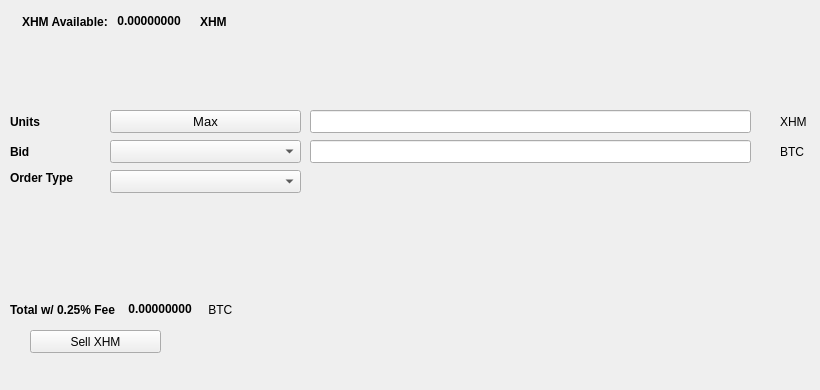
   <widget class="QWidget" name="SellTab">
    <attribute name="title">
     <string>Sell</string>
    </attribute>
    <widget class="QLabel" name="label_16">
     <property name="geometry">
      <rect>
       <x>780</x>
       <y>140</y>
       <width>31</width>
       <height>23</height>
      </rect>
     </property>
     <property name="text">
      <string>BTC</string>
     </property>
    </widget>
    <widget class="QComboBox" name="SellBidcomboBox">
     <property name="geometry">
      <rect>
       <x>110</x>
       <y>140</y>
       <width>191</width>
       <height>23</height>
      </rect>
     </property>
     <property name="font">
      <font>
       <pointsize>10</pointsize>
      </font>
     </property>
    </widget>
    <widget class="QLabel" name="label_18">
     <property name="geometry">
      <rect>
       <x>10</x>
       <y>110</y>
       <width>46</width>
       <height>23</height>
      </rect>
     </property>
     <property name="font">
      <font>
       <weight>75</weight>
       <bold>true</bold>
      </font>
     </property>
     <property name="text">
      <string>Units</string>
     </property>
    </widget>
    <widget class="QPushButton" name="Sell_Max_Amount">
     <property name="geometry">
      <rect>
       <x>110</x>
       <y>110</y>
       <width>191</width>
       <height>23</height>
      </rect>
     </property>
     <property name="font">
      <font>
       <pointsize>10</pointsize>
      </font>
     </property>
     <property name="text">
      <string>Max</string>
     </property>
    </widget>
    <widget class="QLabel" name="label_20">
     <property name="geometry">
      <rect>
       <x>10</x>
       <y>170</y>
       <width>91</width>
       <height>16</height>
      </rect>
     </property>
     <property name="font">
      <font>
       <weight>75</weight>
       <bold>true</bold>
      </font>
     </property>
     <property name="text">
      <string>Order Type</string>
     </property>
    </widget>
    <widget class="QComboBox" name="SellOrdertypeCombo">
     <property name="geometry">
      <rect>
       <x>110</x>
       <y>170</y>
       <width>191</width>
       <height>23</height>
      </rect>
     </property>
     <property name="font">
      <font>
       <pointsize>10</pointsize>
      </font>
     </property>
    </widget>
    <widget class="QLabel" name="label_21">
     <property name="geometry">
      <rect>
       <x>10</x>
       <y>140</y>
       <width>46</width>
       <height>23</height>
      </rect>
     </property>
     <property name="font">
      <font>
       <weight>75</weight>
       <bold>true</bold>
      </font>
     </property>
     <property name="text">
      <string>Bid</string>
     </property>
    </widget>
    <widget class="QLabel" name="label_22">
     <property name="geometry">
      <rect>
       <x>780</x>
       <y>110</y>
       <width>31</width>
       <height>23</height>
      </rect>
     </property>
     <property name="text">
      <string>XHM</string>
     </property>
    </widget>
    <widget class="QLineEdit" name="UnitsInputXHM">
     <property name="geometry">
      <rect>
       <x>310</x>
       <y>110</y>
       <width>441</width>
       <height>23</height>
      </rect>
     </property>
     <property name="font">
      <font>
       <pointsize>9</pointsize>
       <weight>75</weight>
       <bold>true</bold>
      </font>
     </property>
    </widget>
    <widget class="QLineEdit" name="SellBidPriceEdit">
     <property name="geometry">
      <rect>
       <x>310</x>
       <y>140</y>
       <width>441</width>
       <height>23</height>
      </rect>
     </property>
     <property name="font">
      <font>
       <pointsize>9</pointsize>
       <weight>75</weight>
       <bold>true</bold>
      </font>
     </property>
    </widget>
    <widget class="QPushButton" name="SellXHMBTN">
     <property name="geometry">
      <rect>
       <x>30</x>
       <y>330</y>
       <width>131</width>
       <height>23</height>
      </rect>
     </property>
     <property name="text">
      <string>Sell XHM</string>
     </property>
     <property name="icon">
      <iconset resource="../xhimera">
       <normaloff>:/icons/bitcoin</normaloff>:/icons/bitcoin</iconset>
     </property>
    </widget>
    <widget class="QWidget" name="layoutWidget3">
     <property name="geometry">
      <rect>
       <x>22</x>
       <y>12</y>
       <width>258</width>
       <height>19</height>
      </rect>
     </property>
     <layout class="QHBoxLayout" name="horizontalLayout">
      <item>
       <widget class="QLabel" name="label232_2">
        <property name="font">
         <font>
          <weight>75</weight>
          <bold>true</bold>
         </font>
        </property>
        <property name="text">
         <string>XHM Available:</string>
        </property>
       </widget>
      </item>
      <item>
       <widget class="QLabel" name="XHMAvailableLabel">
        <property name="palette">
         <palette>
          <active>
           <colorrole role="WindowText">
            <brush brushstyle="SolidPattern">
             <color alpha="255">
              <red>0</red>
              <green>0</green>
              <blue>0</blue>
             </color>
            </brush>
           </colorrole>
           <colorrole role="Button">
            <brush brushstyle="SolidPattern">
             <color alpha="255">
              <red>0</red>
              <green>170</green>
              <blue>0</blue>
             </color>
            </brush>
           </colorrole>
           <colorrole role="Light">
            <brush brushstyle="SolidPattern">
             <color alpha="255">
              <red>0</red>
              <green>255</green>
              <blue>0</blue>
             </color>
            </brush>
           </colorrole>
           <colorrole role="Midlight">
            <brush brushstyle="SolidPattern">
             <color alpha="255">
              <red>0</red>
              <green>212</green>
              <blue>0</blue>
             </color>
            </brush>
           </colorrole>
           <colorrole role="Dark">
            <brush brushstyle="SolidPattern">
             <color alpha="255">
              <red>0</red>
              <green>85</green>
              <blue>0</blue>
             </color>
            </brush>
           </colorrole>
           <colorrole role="Mid">
            <brush brushstyle="SolidPattern">
             <color alpha="255">
              <red>0</red>
              <green>113</green>
              <blue>0</blue>
             </color>
            </brush>
           </colorrole>
           <colorrole role="Text">
            <brush brushstyle="SolidPattern">
             <color alpha="255">
              <red>0</red>
              <green>170</green>
              <blue>0</blue>
             </color>
            </brush>
           </colorrole>
           <colorrole role="BrightText">
            <brush brushstyle="SolidPattern">
             <color alpha="255">
              <red>255</red>
              <green>255</green>
              <blue>255</blue>
             </color>
            </brush>
           </colorrole>
           <colorrole role="ButtonText">
            <brush brushstyle="SolidPattern">
             <color alpha="255">
              <red>0</red>
              <green>0</green>
              <blue>0</blue>
             </color>
            </brush>
           </colorrole>
           <colorrole role="Base">
            <brush brushstyle="SolidPattern">
             <color alpha="255">
              <red>255</red>
              <green>255</green>
              <blue>255</blue>
             </color>
            </brush>
           </colorrole>
           <colorrole role="Window">
            <brush brushstyle="SolidPattern">
             <color alpha="255">
              <red>0</red>
              <green>170</green>
              <blue>0</blue>
             </color>
            </brush>
           </colorrole>
           <colorrole role="Shadow">
            <brush brushstyle="SolidPattern">
             <color alpha="255">
              <red>0</red>
              <green>0</green>
              <blue>0</blue>
             </color>
            </brush>
           </colorrole>
           <colorrole role="AlternateBase">
            <brush brushstyle="SolidPattern">
             <color alpha="255">
              <red>127</red>
              <green>212</green>
              <blue>127</blue>
             </color>
            </brush>
           </colorrole>
           <colorrole role="ToolTipBase">
            <brush brushstyle="SolidPattern">
             <color alpha="255">
              <red>255</red>
              <green>255</green>
              <blue>220</blue>
             </color>
            </brush>
           </colorrole>
           <colorrole role="ToolTipText">
            <brush brushstyle="SolidPattern">
             <color alpha="255">
              <red>0</red>
              <green>0</green>
              <blue>0</blue>
             </color>
            </brush>
           </colorrole>
          </active>
          <inactive>
           <colorrole role="WindowText">
            <brush brushstyle="SolidPattern">
             <color alpha="255">
              <red>0</red>
              <green>0</green>
              <blue>0</blue>
             </color>
            </brush>
           </colorrole>
           <colorrole role="Button">
            <brush brushstyle="SolidPattern">
             <color alpha="255">
              <red>0</red>
              <green>170</green>
              <blue>0</blue>
             </color>
            </brush>
           </colorrole>
           <colorrole role="Light">
            <brush brushstyle="SolidPattern">
             <color alpha="255">
              <red>0</red>
              <green>255</green>
              <blue>0</blue>
             </color>
            </brush>
           </colorrole>
           <colorrole role="Midlight">
            <brush brushstyle="SolidPattern">
             <color alpha="255">
              <red>0</red>
              <green>212</green>
              <blue>0</blue>
             </color>
            </brush>
           </colorrole>
           <colorrole role="Dark">
            <brush brushstyle="SolidPattern">
             <color alpha="255">
              <red>0</red>
              <green>85</green>
              <blue>0</blue>
             </color>
            </brush>
           </colorrole>
           <colorrole role="Mid">
            <brush brushstyle="SolidPattern">
             <color alpha="255">
              <red>0</red>
              <green>113</green>
              <blue>0</blue>
             </color>
            </brush>
           </colorrole>
           <colorrole role="Text">
            <brush brushstyle="SolidPattern">
             <color alpha="255">
              <red>0</red>
              <green>170</green>
              <blue>0</blue>
             </color>
            </brush>
           </colorrole>
           <colorrole role="BrightText">
            <brush brushstyle="SolidPattern">
             <color alpha="255">
              <red>255</red>
              <green>255</green>
              <blue>255</blue>
             </color>
            </brush>
           </colorrole>
           <colorrole role="ButtonText">
            <brush brushstyle="SolidPattern">
             <color alpha="255">
              <red>0</red>
              <green>0</green>
              <blue>0</blue>
             </color>
            </brush>
           </colorrole>
           <colorrole role="Base">
            <brush brushstyle="SolidPattern">
             <color alpha="255">
              <red>255</red>
              <green>255</green>
              <blue>255</blue>
             </color>
            </brush>
           </colorrole>
           <colorrole role="Window">
            <brush brushstyle="SolidPattern">
             <color alpha="255">
              <red>0</red>
              <green>170</green>
              <blue>0</blue>
             </color>
            </brush>
           </colorrole>
           <colorrole role="Shadow">
            <brush brushstyle="SolidPattern">
             <color alpha="255">
              <red>0</red>
              <green>0</green>
              <blue>0</blue>
             </color>
            </brush>
           </colorrole>
           <colorrole role="AlternateBase">
            <brush brushstyle="SolidPattern">
             <color alpha="255">
              <red>127</red>
              <green>212</green>
              <blue>127</blue>
             </color>
            </brush>
           </colorrole>
           <colorrole role="ToolTipBase">
            <brush brushstyle="SolidPattern">
             <color alpha="255">
              <red>255</red>
              <green>255</green>
              <blue>220</blue>
             </color>
            </brush>
           </colorrole>
           <colorrole role="ToolTipText">
            <brush brushstyle="SolidPattern">
             <color alpha="255">
              <red>0</red>
              <green>0</green>
              <blue>0</blue>
             </color>
            </brush>
           </colorrole>
          </inactive>
          <disabled>
           <colorrole role="WindowText">
            <brush brushstyle="SolidPattern">
             <color alpha="255">
              <red>0</red>
              <green>85</green>
              <blue>0</blue>
             </color>
            </brush>
           </colorrole>
           <colorrole role="Button">
            <brush brushstyle="SolidPattern">
             <color alpha="255">
              <red>0</red>
              <green>170</green>
              <blue>0</blue>
             </color>
            </brush>
           </colorrole>
           <colorrole role="Light">
            <brush brushstyle="SolidPattern">
             <color alpha="255">
              <red>0</red>
              <green>255</green>
              <blue>0</blue>
             </color>
            </brush>
           </colorrole>
           <colorrole role="Midlight">
            <brush brushstyle="SolidPattern">
             <color alpha="255">
              <red>0</red>
              <green>212</green>
              <blue>0</blue>
             </color>
            </brush>
           </colorrole>
           <colorrole role="Dark">
            <brush brushstyle="SolidPattern">
             <color alpha="255">
              <red>0</red>
              <green>85</green>
              <blue>0</blue>
             </color>
            </brush>
           </colorrole>
           <colorrole role="Mid">
            <brush brushstyle="SolidPattern">
             <color alpha="255">
              <red>0</red>
              <green>113</green>
              <blue>0</blue>
             </color>
            </brush>
           </colorrole>
           <colorrole role="Text">
            <brush brushstyle="SolidPattern">
             <color alpha="255">
              <red>0</red>
              <green>85</green>
              <blue>0</blue>
             </color>
            </brush>
           </colorrole>
           <colorrole role="BrightText">
            <brush brushstyle="SolidPattern">
             <color alpha="255">
              <red>255</red>
              <green>255</green>
              <blue>255</blue>
             </color>
            </brush>
           </colorrole>
           <colorrole role="ButtonText">
            <brush brushstyle="SolidPattern">
             <color alpha="255">
              <red>0</red>
              <green>85</green>
              <blue>0</blue>
             </color>
            </brush>
           </colorrole>
           <colorrole role="Base">
            <brush brushstyle="SolidPattern">
             <color alpha="255">
              <red>0</red>
              <green>170</green>
              <blue>0</blue>
             </color>
            </brush>
           </colorrole>
           <colorrole role="Window">
            <brush brushstyle="SolidPattern">
             <color alpha="255">
              <red>0</red>
              <green>170</green>
              <blue>0</blue>
             </color>
            </brush>
           </colorrole>
           <colorrole role="Shadow">
            <brush brushstyle="SolidPattern">
             <color alpha="255">
              <red>0</red>
              <green>0</green>
              <blue>0</blue>
             </color>
            </brush>
           </colorrole>
           <colorrole role="AlternateBase">
            <brush brushstyle="SolidPattern">
             <color alpha="255">
              <red>0</red>
              <green>170</green>
              <blue>0</blue>
             </color>
            </brush>
           </colorrole>
           <colorrole role="ToolTipBase">
            <brush brushstyle="SolidPattern">
             <color alpha="255">
              <red>255</red>
              <green>255</green>
              <blue>220</blue>
             </color>
            </brush>
           </colorrole>
           <colorrole role="ToolTipText">
            <brush brushstyle="SolidPattern">
             <color alpha="255">
              <red>0</red>
              <green>0</green>
              <blue>0</blue>
             </color>
            </brush>
           </colorrole>
          </disabled>
         </palette>
        </property>
        <property name="font">
         <font>
          <weight>75</weight>
          <bold>true</bold>
         </font>
        </property>
        <property name="text">
         <string> 0.00000000 </string>
        </property>
        <property name="textInteractionFlags">
         <set>Qt::LinksAccessibleByMouse|Qt::TextSelectableByKeyboard|Qt::TextSelectableByMouse</set>
        </property>
       </widget>
      </item>
      <item>
       <widget class="QLabel" name="labelXHM">
        <property name="font">
         <font>
          <weight>75</weight>
          <bold>true</bold>
         </font>
        </property>
        <property name="text">
         <string>XHM</string>
        </property>
       </widget>
      </item>
     </layout>
    </widget>
    <widget class="QWidget" name="layoutWidget">
     <property name="geometry">
      <rect>
       <x>10</x>
       <y>300</y>
       <width>268</width>
       <height>19</height>
      </rect>
     </property>
     <layout class="QHBoxLayout" name="horizontalLayout_2">
      <item>
       <widget class="QLabel" name="label_19">
        <property name="font">
         <font>
          <weight>75</weight>
          <bold>true</bold>
         </font>
        </property>
        <property name="text">
         <string>Total w/ 0.25% Fee </string>
        </property>
       </widget>
      </item>
      <item>
       <widget class="QLabel" name="SellCostLabel">
        <property name="palette">
         <palette>
          <active>
           <colorrole role="WindowText">
            <brush brushstyle="SolidPattern">
             <color alpha="255">
              <red>0</red>
              <green>0</green>
              <blue>0</blue>
             </color>
            </brush>
           </colorrole>
           <colorrole role="Button">
            <brush brushstyle="SolidPattern">
             <color alpha="255">
              <red>0</red>
              <green>170</green>
              <blue>0</blue>
             </color>
            </brush>
           </colorrole>
           <colorrole role="Light">
            <brush brushstyle="SolidPattern">
             <color alpha="255">
              <red>0</red>
              <green>255</green>
              <blue>0</blue>
             </color>
            </brush>
           </colorrole>
           <colorrole role="Midlight">
            <brush brushstyle="SolidPattern">
             <color alpha="255">
              <red>0</red>
              <green>212</green>
              <blue>0</blue>
             </color>
            </brush>
           </colorrole>
           <colorrole role="Dark">
            <brush brushstyle="SolidPattern">
             <color alpha="255">
              <red>0</red>
              <green>85</green>
              <blue>0</blue>
             </color>
            </brush>
           </colorrole>
           <colorrole role="Mid">
            <brush brushstyle="SolidPattern">
             <color alpha="255">
              <red>0</red>
              <green>113</green>
              <blue>0</blue>
             </color>
            </brush>
           </colorrole>
           <colorrole role="Text">
            <brush brushstyle="SolidPattern">
             <color alpha="255">
              <red>0</red>
              <green>170</green>
              <blue>0</blue>
             </color>
            </brush>
           </colorrole>
           <colorrole role="BrightText">
            <brush brushstyle="SolidPattern">
             <color alpha="255">
              <red>255</red>
              <green>255</green>
              <blue>255</blue>
             </color>
            </brush>
           </colorrole>
           <colorrole role="ButtonText">
            <brush brushstyle="SolidPattern">
             <color alpha="255">
              <red>0</red>
              <green>0</green>
              <blue>0</blue>
             </color>
            </brush>
           </colorrole>
           <colorrole role="Base">
            <brush brushstyle="SolidPattern">
             <color alpha="255">
              <red>255</red>
              <green>255</green>
              <blue>255</blue>
             </color>
            </brush>
           </colorrole>
           <colorrole role="Window">
            <brush brushstyle="SolidPattern">
             <color alpha="255">
              <red>0</red>
              <green>170</green>
              <blue>0</blue>
             </color>
            </brush>
           </colorrole>
           <colorrole role="Shadow">
            <brush brushstyle="SolidPattern">
             <color alpha="255">
              <red>0</red>
              <green>0</green>
              <blue>0</blue>
             </color>
            </brush>
           </colorrole>
           <colorrole role="AlternateBase">
            <brush brushstyle="SolidPattern">
             <color alpha="255">
              <red>127</red>
              <green>212</green>
              <blue>127</blue>
             </color>
            </brush>
           </colorrole>
           <colorrole role="ToolTipBase">
            <brush brushstyle="SolidPattern">
             <color alpha="255">
              <red>255</red>
              <green>255</green>
              <blue>220</blue>
             </color>
            </brush>
           </colorrole>
           <colorrole role="ToolTipText">
            <brush brushstyle="SolidPattern">
             <color alpha="255">
              <red>0</red>
              <green>0</green>
              <blue>0</blue>
             </color>
            </brush>
           </colorrole>
          </active>
          <inactive>
           <colorrole role="WindowText">
            <brush brushstyle="SolidPattern">
             <color alpha="255">
              <red>0</red>
              <green>0</green>
              <blue>0</blue>
             </color>
            </brush>
           </colorrole>
           <colorrole role="Button">
            <brush brushstyle="SolidPattern">
             <color alpha="255">
              <red>0</red>
              <green>170</green>
              <blue>0</blue>
             </color>
            </brush>
           </colorrole>
           <colorrole role="Light">
            <brush brushstyle="SolidPattern">
             <color alpha="255">
              <red>0</red>
              <green>255</green>
              <blue>0</blue>
             </color>
            </brush>
           </colorrole>
           <colorrole role="Midlight">
            <brush brushstyle="SolidPattern">
             <color alpha="255">
              <red>0</red>
              <green>212</green>
              <blue>0</blue>
             </color>
            </brush>
           </colorrole>
           <colorrole role="Dark">
            <brush brushstyle="SolidPattern">
             <color alpha="255">
              <red>0</red>
              <green>85</green>
              <blue>0</blue>
             </color>
            </brush>
           </colorrole>
           <colorrole role="Mid">
            <brush brushstyle="SolidPattern">
             <color alpha="255">
              <red>0</red>
              <green>113</green>
              <blue>0</blue>
             </color>
            </brush>
           </colorrole>
           <colorrole role="Text">
            <brush brushstyle="SolidPattern">
             <color alpha="255">
              <red>0</red>
              <green>170</green>
              <blue>0</blue>
             </color>
            </brush>
           </colorrole>
           <colorrole role="BrightText">
            <brush brushstyle="SolidPattern">
             <color alpha="255">
              <red>255</red>
              <green>255</green>
              <blue>255</blue>
             </color>
            </brush>
           </colorrole>
           <colorrole role="ButtonText">
            <brush brushstyle="SolidPattern">
             <color alpha="255">
              <red>0</red>
              <green>0</green>
              <blue>0</blue>
             </color>
            </brush>
           </colorrole>
           <colorrole role="Base">
            <brush brushstyle="SolidPattern">
             <color alpha="255">
              <red>255</red>
              <green>255</green>
              <blue>255</blue>
             </color>
            </brush>
           </colorrole>
           <colorrole role="Window">
            <brush brushstyle="SolidPattern">
             <color alpha="255">
              <red>0</red>
              <green>170</green>
              <blue>0</blue>
             </color>
            </brush>
           </colorrole>
           <colorrole role="Shadow">
            <brush brushstyle="SolidPattern">
             <color alpha="255">
              <red>0</red>
              <green>0</green>
              <blue>0</blue>
             </color>
            </brush>
           </colorrole>
           <colorrole role="AlternateBase">
            <brush brushstyle="SolidPattern">
             <color alpha="255">
              <red>127</red>
              <green>212</green>
              <blue>127</blue>
             </color>
            </brush>
           </colorrole>
           <colorrole role="ToolTipBase">
            <brush brushstyle="SolidPattern">
             <color alpha="255">
              <red>255</red>
              <green>255</green>
              <blue>220</blue>
             </color>
            </brush>
           </colorrole>
           <colorrole role="ToolTipText">
            <brush brushstyle="SolidPattern">
             <color alpha="255">
              <red>0</red>
              <green>0</green>
              <blue>0</blue>
             </color>
            </brush>
           </colorrole>
          </inactive>
          <disabled>
           <colorrole role="WindowText">
            <brush brushstyle="SolidPattern">
             <color alpha="255">
              <red>0</red>
              <green>85</green>
              <blue>0</blue>
             </color>
            </brush>
           </colorrole>
           <colorrole role="Button">
            <brush brushstyle="SolidPattern">
             <color alpha="255">
              <red>0</red>
              <green>170</green>
              <blue>0</blue>
             </color>
            </brush>
           </colorrole>
           <colorrole role="Light">
            <brush brushstyle="SolidPattern">
             <color alpha="255">
              <red>0</red>
              <green>255</green>
              <blue>0</blue>
             </color>
            </brush>
           </colorrole>
           <colorrole role="Midlight">
            <brush brushstyle="SolidPattern">
             <color alpha="255">
              <red>0</red>
              <green>212</green>
              <blue>0</blue>
             </color>
            </brush>
           </colorrole>
           <colorrole role="Dark">
            <brush brushstyle="SolidPattern">
             <color alpha="255">
              <red>0</red>
              <green>85</green>
              <blue>0</blue>
             </color>
            </brush>
           </colorrole>
           <colorrole role="Mid">
            <brush brushstyle="SolidPattern">
             <color alpha="255">
              <red>0</red>
              <green>113</green>
              <blue>0</blue>
             </color>
            </brush>
           </colorrole>
           <colorrole role="Text">
            <brush brushstyle="SolidPattern">
             <color alpha="255">
              <red>0</red>
              <green>85</green>
              <blue>0</blue>
             </color>
            </brush>
           </colorrole>
           <colorrole role="BrightText">
            <brush brushstyle="SolidPattern">
             <color alpha="255">
              <red>255</red>
              <green>255</green>
              <blue>255</blue>
             </color>
            </brush>
           </colorrole>
           <colorrole role="ButtonText">
            <brush brushstyle="SolidPattern">
             <color alpha="255">
              <red>0</red>
              <green>85</green>
              <blue>0</blue>
             </color>
            </brush>
           </colorrole>
           <colorrole role="Base">
            <brush brushstyle="SolidPattern">
             <color alpha="255">
              <red>0</red>
              <green>170</green>
              <blue>0</blue>
             </color>
            </brush>
           </colorrole>
           <colorrole role="Window">
            <brush brushstyle="SolidPattern">
             <color alpha="255">
              <red>0</red>
              <green>170</green>
              <blue>0</blue>
             </color>
            </brush>
           </colorrole>
           <colorrole role="Shadow">
            <brush brushstyle="SolidPattern">
             <color alpha="255">
              <red>0</red>
              <green>0</green>
              <blue>0</blue>
             </color>
            </brush>
           </colorrole>
           <colorrole role="AlternateBase">
            <brush brushstyle="SolidPattern">
             <color alpha="255">
              <red>0</red>
              <green>170</green>
              <blue>0</blue>
             </color>
            </brush>
           </colorrole>
           <colorrole role="ToolTipBase">
            <brush brushstyle="SolidPattern">
             <color alpha="255">
              <red>255</red>
              <green>255</green>
              <blue>220</blue>
             </color>
            </brush>
           </colorrole>
           <colorrole role="ToolTipText">
            <brush brushstyle="SolidPattern">
             <color alpha="255">
              <red>0</red>
              <green>0</green>
              <blue>0</blue>
             </color>
            </brush>
           </colorrole>
          </disabled>
         </palette>
        </property>
        <property name="font">
         <font>
          <weight>75</weight>
          <bold>true</bold>
         </font>
        </property>
        <property name="autoFillBackground">
         <bool>false</bool>
        </property>
        <property name="text">
         <string> 0.00000000</string>
        </property>
        <property name="textInteractionFlags">
         <set>Qt::LinksAccessibleByMouse|Qt::TextSelectableByMouse</set>
        </property>
       </widget>
      </item>
      <item>
       <widget class="QLabel" name="label_17">
        <property name="font">
         <font>
          <weight>50</weight>
          <bold>false</bold>
         </font>
        </property>
        <property name="text">
         <string> BTC</string>
        </property>
       </widget>
      </item>
     </layout>
    </widget>
    <widget class="QLabel" name="label_23">
     <property name="geometry">
      <rect>
       <x>460</x>
       <y>300</y>
       <width>281</width>
       <height>81</height>
      </rect>
     </property>
     <property name="text">
      <string/>
     </property>
     <property name="pixmap">
      <pixmap>:/images/bittrex</pixmap>
     </property>
    </widget>
   </widget>
